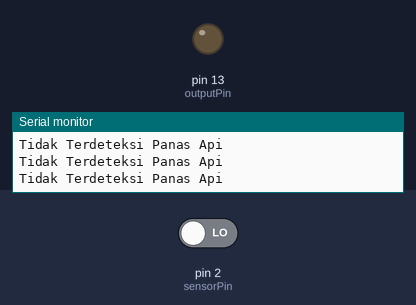
Bench run of a sketch on a simulated Arduino Uno, built with avr-gcc and run on an emulated ATmega328P. Parts: output pins drawn as LEDs (lit = HIGH), the last lines printed to the serial monitor. Inputs (shaded band) come from the test bench; at power-on: pin 2 (sensorPin) LOW.

Above: at 1.2 s.
1.3 s: pin 2 (sensorPin) driven HIGH
At 2.5 s:
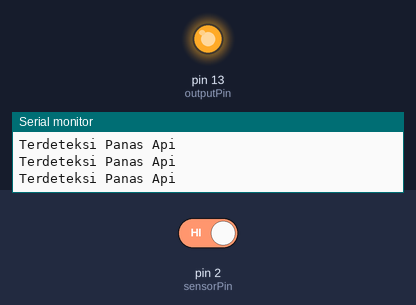
2.8 s: pin 2 (sensorPin) driven LOW
At 3.8 s:
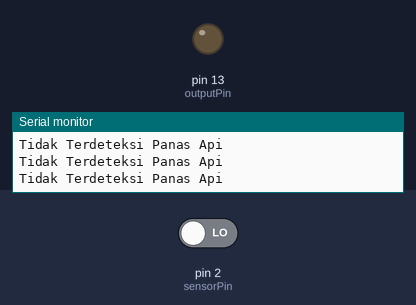
Timing chart, 0 to 5.8 s (numbered marks = the images above; inputs shaded):
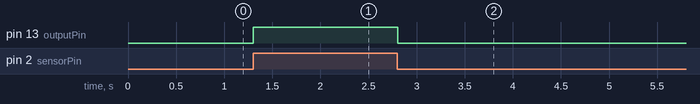

The sketch:

YT_Uno_Flame_Sensor.ino
```cpp
/*
 * Wiring :
 *   Flame Sensor Pin |   Arduino Pin
 * ====================================
 *    GND             |   GND
 *    VCC             |   5V
 *    D0              |   D2
 *
 */

const int sensorPin = 2;
const int outputPin =  13;
int bacasensor = 0;

void setup() {
  pinMode(outputPin, OUTPUT);
  pinMode(sensorPin, INPUT);
  Serial.begin(115200);
}

void loop() {
  bacasensor = digitalRead(sensorPin);
  if (bacasensor == HIGH) {
    digitalWrite(outputPin, HIGH);
    Serial.println("Terdeteksi Panas Api");
  } else {
    digitalWrite(outputPin, LOW);
    Serial.println("Tidak Terdeteksi Panas Api");
    delay(100);
  }
}
```

Measured:
- after the input at 1.3 s, pin 13 (outputPin): LOW → HIGH at once
- after the input at 2.8 s, pin 13 (outputPin): HIGH → LOW at once
